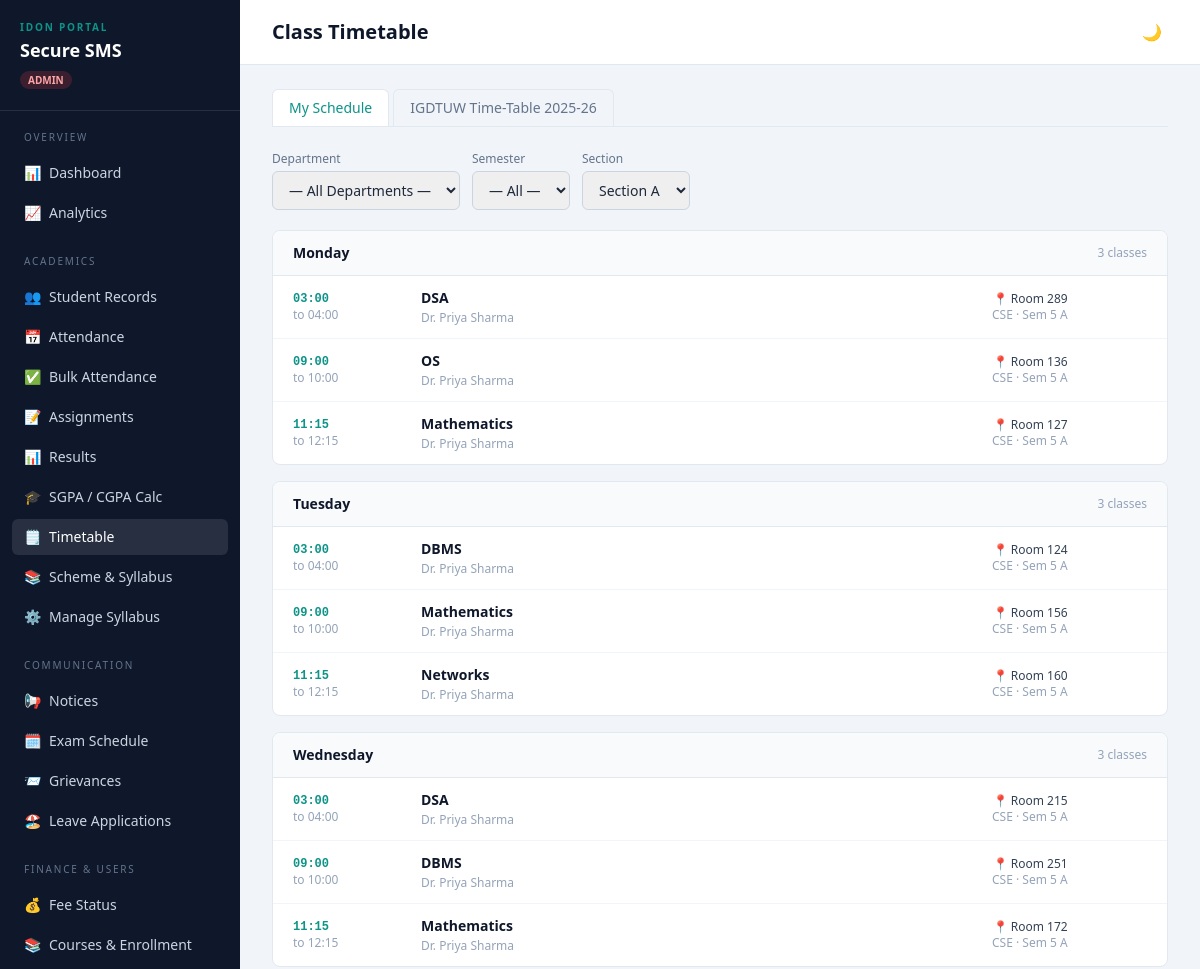
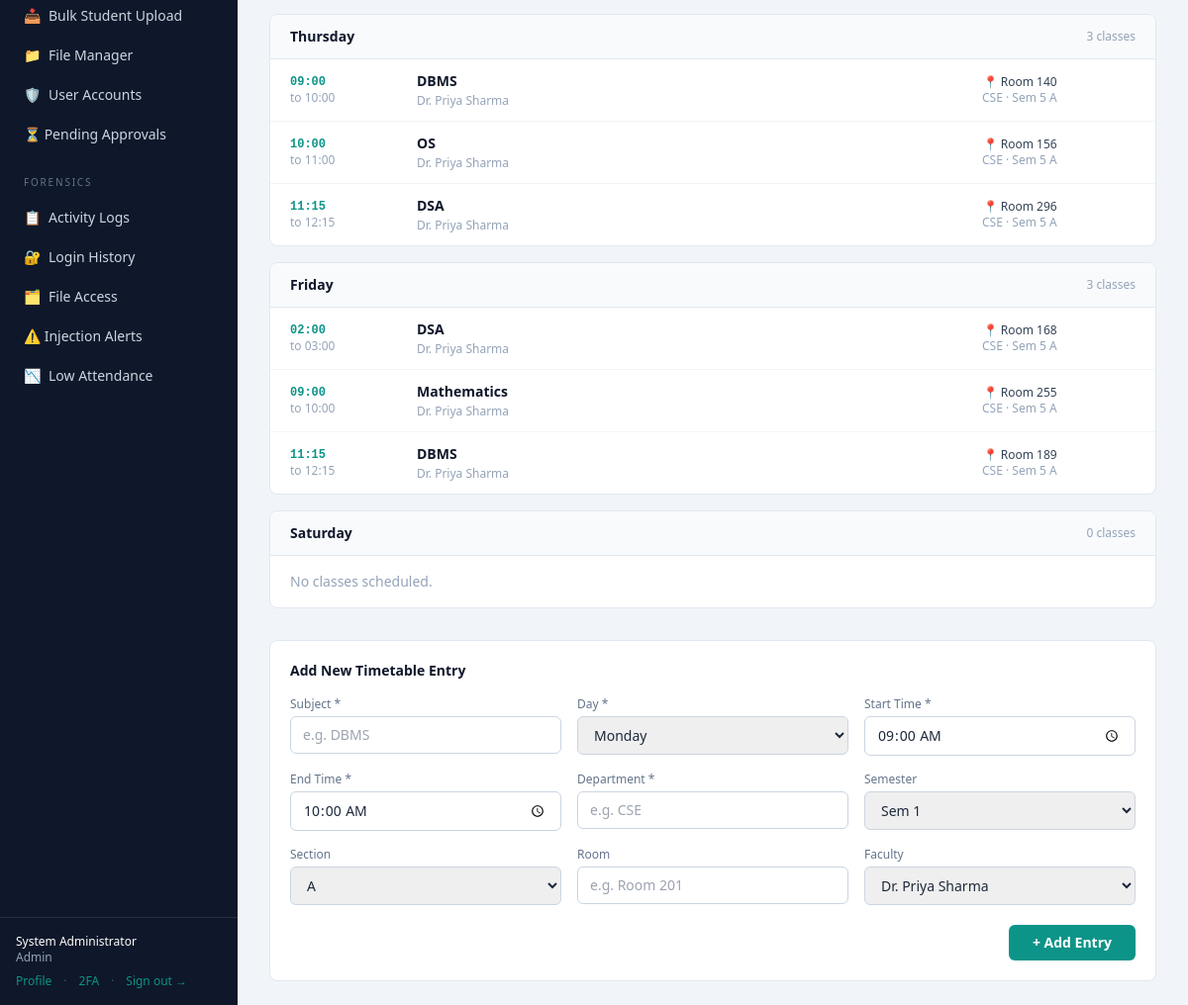
/timetable (signed in), run on the app's committed database (2 pictures, top to bottom).
### tables this page shows
CREATE TABLE timetable (
            id          INTEGER PRIMARY KEY AUTOINCREMENT,
            course_id   INTEGER REFERENCES courses(id) ON DELETE CASCADE,
            department  TEXT NOT NULL,
            semester    INTEGER NOT NULL,
            section     TEXT NOT NULL DEFAULT 'A',
            day_of_week TEXT NOT NULL,
            start_time  TEXT NOT NULL,
            end_time    TEXT NOT NULL,
            room        TEXT,
            faculty_id  INTEGER REFERENCES users(id),
            subject     TEXT NOT NULL,
            academic_year TEXT NOT NULL DEFAULT '2024-25',
            created_by  INTEGER REFERENCES users(id),
            created_at  DATETIME DEFAULT CURRENT_TIMESTAMP
        );

CREATE TABLE users (
    id              INTEGER PRIMARY KEY AUTOINCREMENT,
    username        TEXT UNIQUE NOT NULL,
    email           TEXT UNIQUE NOT NULL,
    password_hash   TEXT NOT NULL,
    role            TEXT NOT NULL CHECK(role IN ('admin','faculty','student')),
    full_name       TEXT NOT NULL,
    contact_no      TEXT,
    branch          TEXT,
    university      TEXT,
    year            INTEGER,
    profile_complete INTEGER NOT NULL DEFAULT 0,
    is_active       INTEGER NOT NULL DEFAULT 1,
    created_at      DATETIME DEFAULT CURRENT_TIMESTAMP
, address TEXT, dob TEXT, guardian_name TEXT, emergency_contact TEXT, totp_secret TEXT, totp_enabled INTEGER DEFAULT 0, status TEXT DEFAULT 'active');

### app.py (the view, shortened to what this page needs)
@app.route("/timetable")
@login_required
def timetable():
    u = current_user()
    dept = request.args.get("dept") or None
    sem  = request.args.get("sem", type=int) or None
    section = request.args.get("section", "A")
    if u["role"] == "student":
        user_db = query_one("SELECT branch, year FROM users WHERE id = ?", (u["id"],))
        dept    = user_db["branch"] or dept
        year    = user_db["year"] or 1
        sem     = (year - 1) * 2 + 1  # current semester
        rows = query_all(
            "SELECT t.*, u.full_name faculty_name FROM timetable t "
            "LEFT JOIN users u ON u.id = t.faculty_id "
            "WHERE t.department = ? AND t.semester = ? AND t.section = ? "
            "ORDER BY CASE t.day_of_week "
            "  WHEN 'Monday' THEN 1 WHEN 'Tuesday' THEN 2 WHEN 'Wednesday' THEN 3 "
            "  WHEN 'Thursday' THEN 4 WHEN 'Friday' THEN 5 ELSE 6 END, t.start_time",
            (dept, sem, section)
        )
        departments, semesters = [], []
    else:
        base_q = (
            "SELECT t.*, u.full_name faculty_name FROM timetable t "
            "LEFT JOIN users u ON u.id = t.faculty_id WHERE 1=1"
        )
        params = []
        if dept:
            base_q += " AND t.department = ?"
            params.append(dept)
        if sem:
            base_q += " AND t.semester = ?"
            params.append(sem)
        base_q += (
            " ORDER BY CASE t.day_of_week "
            "  WHEN 'Monday' THEN 1 WHEN 'Tuesday' THEN 2 WHEN 'Wednesday' THEN 3 "
            "  WHEN 'Thursday' THEN 4 WHEN 'Friday' THEN 5 ELSE 6 END, t.start_time"
        )
        rows = query_all(base_q, params)
        departments = [r["department"] for r in
                       query_all("SELECT DISTINCT department FROM timetable ORDER BY department")]
        semesters = [r["semester"] for r in
                     query_all("SELECT DISTINCT semester FROM timetable ORDER BY semester")]
    days_order = ["Monday", "Tuesday", "Wednesday", "Thursday", "Friday", "Saturday"]
    schedule = {day: [] for day in days_order}
    for r in rows:
        day = r["day_of_week"]
        if day in schedule:
            schedule[day].append(r)
    all_faculty = query_all(
        "SELECT id, full_name FROM users WHERE role='faculty' ORDER BY full_name"
    ) if u["role"] == "admin" else []
    fz.log_activity(request, u, "view", "timetable")
    return render_template("timetable.html", schedule=schedule, days_order=days_order,
                           departments=departments, semesters=semesters,
                           dept=dept, sem=sem, section=section,
                           all_faculty=all_faculty)

### app.py (called while the page is built)
@app.context_processor
def inject_user():
    u = current_user()
    pending_count = 0
    if u and u.get("role") == "admin":
        row = query_one("SELECT COUNT(*) c FROM users WHERE status='pending'")
        pending_count = row["c"] if row else 0
    return {"user": u, "config": Config, "pending_count": pending_count}

### auth.py (called while the page is built)
def current_user():
    if "user_id" in session:
        return {
            "id": session["user_id"],
            "username": session.get("username"),
            "role": session.get("role"),
            "full_name": session.get("full_name"),
        }
    return None

def _check_session_timeout():
    last = session.get("_last_active")
    now = int(time())
    if last and (now - last) > Config.SESSION_TIMEOUT_SECONDS:
        session.clear()
        return True
    session["_last_active"] = now
    return False

def login_required(view):
    @wraps(view)
    def wrapped(*args, **kwargs):
        if "user_id" not in session:
            flash("Please sign in to continue.", "error")
            return redirect(url_for("login"))
        if _check_session_timeout():
            flash("Your session expired due to inactivity. Please sign in again.", "error")
            return redirect(url_for("login"))
        return view(*args, **kwargs)
    return wrapped

### database.py (called while the page is built)
def get_connection():
    conn = sqlite3.connect(Config.DB_PATH)
    conn.row_factory = sqlite3.Row
    conn.execute("PRAGMA foreign_keys = ON")
    return conn

def query_all(sql, params=()):
    conn = get_connection()
    rows = conn.execute(sql, params).fetchall()
    conn.close()
    return rows

def query_one(sql, params=()):
    conn = get_connection()
    row = conn.execute(sql, params).fetchone()
    conn.close()
    return row

def execute(sql, params=()):
    conn = get_connection()
    cur = conn.execute(sql, params)
    conn.commit()
    last_id = cur.lastrowid
    conn.close()
    return last_id

### forensics.py (called while the page is built)
def _client_ip(request):
    return request.headers.get("X-Forwarded-For", request.remote_addr) or "unknown"

### templates/timetable.html (shortened to what this page needs)
{% extends "base.html" %}
{% block heading %}Class Timetable{% endblock %}
{% block content %}
<div class="flex gap-1 mb-6 border-b border-slate-200">
  <button onclick="switchTab('my-tt')" id="tab-my-tt"
    class="tab-btn px-4 py-2 text-sm font-medium rounded-t-md border border-b-0 border-slate-200 bg-white text-signal">
    My Schedule
  </button>
  <button onclick="switchTab('igdtuw')" id="tab-igdtuw"
    class="tab-btn px-4 py-2 text-sm font-medium rounded-t-md border border-b-0 border-slate-200 bg-slate-100 text-slate-500 hover:text-slate-700">
    IGDTUW Time-Table 2025-26
  </button>
</div>
<div id="pane-my-tt">
{% if user.role == 'admin' %}
<form method="get" class="mb-5 flex flex-wrap gap-3 items-end">
  <div>
    <label class="block text-xs font-medium text-slate-500 mb-1">Department</label>
    <select name="dept" onchange="this.form.submit()"
            class="rounded-md border border-slate-300 px-3 py-2 text-sm focus:border-signal outline-none">
      <option value="">— All Departments —</option>
    </select>
  </div>
  <div>
    <label class="block text-xs font-medium text-slate-500 mb-1">Semester</label>
    <select name="sem" onchange="this.form.submit()"
            class="rounded-md border border-slate-300 px-3 py-2 text-sm focus:border-signal outline-none">
      <option value="">— All —</option>
    </select>
  </div>
  <div>
    <label class="block text-xs font-medium text-slate-500 mb-1">Section</label>
    <select name="section" onchange="this.form.submit()"
            class="rounded-md border border-slate-300 px-3 py-2 text-sm focus:border-signal outline-none">
      {% for s in ['A','B','C','D'] %}
        <option value="{{ s }}" {{ 'selected' if section == s }}>Section {{ s }}</option>
      {% endfor %}
    </select>
  </div>
</form>
{% endif %}
<div class="space-y-4">
  {% for day in days_order %}
    {% set slots = schedule[day] %}
    {% if slots or user.role == 'admin' %}
    <div class="bg-white rounded-lg border border-slate-200 overflow-hidden">
      <div class="flex items-center justify-between px-5 py-3 bg-slate-50 border-b border-slate-200">
        <h3 class="font-semibold text-sm text-ink">{{ day }}</h3>
        <span class="text-xs text-slate-400">{{ slots|length }} class{{ 'es' if slots|length != 1 }}</span>
      </div>
      {% if slots %}
      <div class="divide-y divide-slate-100">
        {% for entry in slots %}
        <div class="flex items-center gap-4 px-5 py-3 hover:bg-slate-50 transition group">
          <div class="w-28 shrink-0">
            <div class="text-xs font-mono font-semibold text-signal">{{ entry.start_time }}</div>
            <div class="text-xs text-slate-400">to {{ entry.end_time }}</div>
          </div>
          <div class="flex-1">
            <div class="font-semibold text-sm text-ink">{{ entry.subject }}</div>
            {% if entry.faculty_name %}
            <div class="text-xs text-slate-400 mt-0.5">{{ entry.faculty_name }}</div>
            {% endif %}
          </div>
          <div class="text-right">
            {% if entry.room %}
            <div class="text-xs font-medium text-steel">📍 {{ entry.room }}</div>
            {% endif %}
            {% if entry.department %}
            <div class="text-xs text-slate-400">{{ entry.department }} · Sem {{ entry.semester }} {{ entry.section }}</div>
            {% endif %}
          </div>
        </div>
        {% endfor %}
      </div>
      {% else %}
      <p class="px-5 py-4 text-sm text-slate-400">No classes scheduled.</p>
      {% endif %}
    </div>
    {% endif %}
  {% endfor %}
</div>
{% if user.role in ('admin', 'faculty') %}
<div class="mt-8 bg-white rounded-lg border border-slate-200 p-5">
  <h3 class="text-sm font-semibold text-ink mb-4">Add New Timetable Entry</h3>
  <form method="post" action="{{ url_for('timetable_create') }}" class="grid sm:grid-cols-3 gap-4">
    <div>
      <label class="block text-xs font-medium text-slate-500 mb-1">Subject *</label>
      <input name="subject" required placeholder="e.g. DBMS"
             class="w-full rounded-md border border-slate-300 px-3 py-2 text-sm focus:border-signal focus:ring-1 focus:ring-signal outline-none">
    </div>
    <div>
      <label class="block text-xs font-medium text-slate-500 mb-1">Day *</label>
      <select name="day_of_week" class="w-full rounded-md border border-slate-300 px-3 py-2 text-sm focus:border-signal outline-none">
        {% for day in days_order %}<option>{{ day }}</option>{% endfor %}
      </select>
    </div>
    <div>
      <label class="block text-xs font-medium text-slate-500 mb-1">Start Time *</label>
      <input name="start_time" type="time" required value="09:00"
             class="w-full rounded-md border border-slate-300 px-3 py-2 text-sm focus:border-signal outline-none">
    </div>
    <div>
      <label class="block text-xs font-medium text-slate-500 mb-1">End Time *</label>
      <input name="end_time" type="time" required value="10:00"
             class="w-full rounded-md border border-slate-300 px-3 py-2 text-sm focus:border-signal outline-none">
    </div>
    <div>
      <label class="block text-xs font-medium text-slate-500 mb-1">Department *</label>
      <input name="department" required placeholder="e.g. CSE" value="{{ dept or '' }}"
             class="w-full rounded-md border border-slate-300 px-3 py-2 text-sm focus:border-signal outline-none">
    </div>
    <div>
      <label class="block text-xs font-medium text-slate-500 mb-1">Semester</label>
      <select name="semester" class="w-full rounded-md border border-slate-300 px-3 py-2 text-sm focus:border-signal outline-none">
        {% for s in range(1,9) %}<option value="{{ s }}" {{ 'selected' if sem == s }}>Sem {{ s }}</option>{% endfor %}
      </select>
    </div>
    <div>
      <label class="block text-xs font-medium text-slate-500 mb-1">Section</label>
      <select name="section" class="w-full rounded-md border border-slate-300 px-3 py-2 text-sm focus:border-signal outline-none">
        {% for s in ['A','B','C','D'] %}<option {{ 'selected' if section == s }}>{{ s }}</option>{% endfor %}
      </select>
    </div>
    <div>
      <label class="block text-xs font-medium text-slate-500 mb-1">Room</label>
      <input name="room" placeholder="e.g. Room 201"
             class="w-full rounded-md border border-slate-300 px-3 py-2 text-sm focus:border-signal outline-none">
    </div>
    {% if user.role == 'admin' and all_faculty %}
    <div>
      <label class="block text-xs font-medium text-slate-500 mb-1">Faculty</label>
      <select name="faculty_id" class="w-full rounded-md border border-slate-300 px-3 py-2 text-sm focus:border-signal outline-none">
        {% for f in all_faculty %}
          <option value="{{ f.id }}">{{ f.full_name }}</option>
        {% endfor %}
      </select>
    </div>
    {% endif %}
    <div class="sm:col-span-3 flex justify-end mt-1">
      <button class="bg-signal hover:bg-teal-700 text-white text-sm font-semibold px-6 py-2 rounded-md transition">
        + Add Entry
      </button>
    </div>
  </form>
</div>
{% endif %}
</div>
{% endblock %}

### templates/base.html (style rules this page uses)
body { -webkit-font-smoothing: antialiased; }
:root,[data-theme="light"] { --bg-page: #f1f5f9; --bg-sidebar: #0f172a; --bg-card: #ffffff; --text-main: #1e293b; --text-muted: #64748b; --border-col: #e2e8f0; --header-bg: #ffffff; --table-row-alt: #f8fafc; }
body { background-color: var(--bg-page); color: var(--text-main); }

### data on the page
timetable: start_time "03:00", end_time "04:00", subject "DSA", faculty_name "Dr. Priya Sharma", room "Room 289", department "CSE", semester "5", section "A"
timetable: start_time "09:00", end_time "10:00", subject "OS", faculty_name "Dr. Priya Sharma", room "Room 136", department "CSE", semester "5", section "A"
timetable: start_time "11:15", end_time "12:15", subject "Mathematics", faculty_name "Dr. Priya Sharma", room "Room 127", department "CSE", semester "5", section "A"
timetable: start_time "03:00", end_time "04:00", subject "DBMS", faculty_name "Dr. Priya Sharma", room "Room 124", department "CSE", semester "5", section "A"
timetable: start_time "09:00", end_time "10:00", subject "Mathematics", faculty_name "Dr. Priya Sharma", room "Room 156", department "CSE", semester "5", section "A"
timetable: start_time "11:15", end_time "12:15", subject "Networks", faculty_name "Dr. Priya Sharma", room "Room 160", department "CSE", semester "5", section "A"
timetable: start_time "03:00", end_time "04:00", subject "DSA", faculty_name "Dr. Priya Sharma", room "Room 215", department "CSE", semester "5", section "A"
timetable: start_time "09:00", end_time "10:00", subject "DBMS", faculty_name "Dr. Priya Sharma", room "Room 251", department "CSE", semester "5", section "A"
timetable: start_time "11:15", end_time "12:15", subject "Mathematics", faculty_name "Dr. Priya Sharma", room "Room 172", department "CSE", semester "5", section "A"
timetable: start_time "09:00", end_time "10:00", subject "DBMS", faculty_name "Dr. Priya Sharma", room "Room 140", department "CSE", semester "5", section "A"
timetable: start_time "10:00", end_time "11:00", subject "OS", faculty_name "Dr. Priya Sharma", room "Room 156", department "CSE", semester "5", section "A"
timetable: start_time "11:15", end_time "12:15", subject "DSA", faculty_name "Dr. Priya Sharma", room "Room 296", department "CSE", semester "5", section "A"
timetable: start_time "02:00", end_time "03:00", subject "DSA", faculty_name "Dr. Priya Sharma", room "Room 168", department "CSE", semester "5", section "A"
timetable: start_time "09:00", end_time "10:00", subject "Mathematics", faculty_name "Dr. Priya Sharma", room "Room 255", department "CSE", semester "5", section "A"
timetable: start_time "11:15", end_time "12:15", subject "DBMS", faculty_name "Dr. Priya Sharma", room "Room 189", department "CSE", semester "5", section "A"

### other printed values
{{ icon }} "📊 📈 👥 📅 ✅ 📝 📊 🎓 🗒️ 📚 ⚙️ 📢 🗓️ 📨 🏖️ 💰 📚 📥 📁 🛡️ 📋 🔐 🗂️ 📉"
{{ user.full_name }} "System Administrator"
{{ user.role }} "Admin"
{{ day }} "Monday" "Tuesday" "Wednesday" "Thursday" "Friday" "Saturday"
{{ slots|length }} "3" "3" "3" "3" "3" "0"
{{ 'es' if slots|length != 1 }} "es" "es" "es" "es" "es" "es"
form field day_of_week "Monday"
form field section "A"
form field faculty_id "Dr. Priya Sharma"
